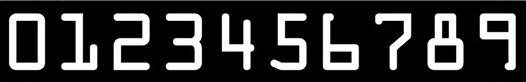
#> input picture Peoject1_Credit_Card_Recogniton/img/ref1.png, 526 x 82 px
$ python -i card_recog_final.py   (imports and definitions only)   (older library calls are emulated)
#> lines starting #> are read from the running program, lines starting #| are printed output that depends on the picture; after the words box and inside, x2 and y2 are one past the last pixel; in counts of white or black regions, pixels touching at a corner belong together
#> further down, picture is the input picture: shape (82, 526, 3); mean B, G, R 56.2, 56.2, 56.2
import cv2
import numpy as np
import argparse

#Part One: Arguments passing
parser = argparse.ArgumentParser(description='Recognise credit cards number (OCR) by Opencv')
# [4 lines not run here, left out]
#Example of args settings:
#"args":["-i","img/1.png","-r1","img/ref1.png","-r2","img/ref2.png"]
#PS: card1-3-->.png file; card 4-8-->.jpg file
# [1 line that did not run here, left out]

#Part Two: Packaging useful functions in each step
#Stage One: Create template
# [129 lines left out: functions template, tophat_thresh, blackhat, get_locs, match_template, match_template_blackhat and 1 more, not called in this run]

#Part THree: The main part
#step 1: selecting the correct reference and generating template for each digit
# [2 lines not run here, left out]
# [1 line that did not run here, left out]
# [1 line that did not run here, left out]
#step 2: image processing and template matching
# [1 line not run here, left out]
# [1 line that did not run here, left out]
# [1 line that did not run here, left out]
def find_roi(image,a=3):
#> called with a = 3
    rectKernel=cv2.getStructuringElement(cv2.MORPH_RECT,(9,3))
    blur = cv2.GaussianBlur(image, (5, 5), 0)
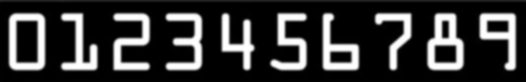
#> blur: shape (82, 526, 3); mean B, G, R 55.8, 55.8, 55.8
    canny = cv2.Canny(blur,200,250)
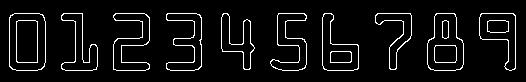
#> canny: shape (82, 526); 6% white in thin lines or dots, all inside (x1, y1, x2, y2) = (9, 13, 516, 71)
    dilation = cv2.dilate(canny, rectKernel)
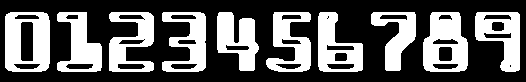
#> dilation: shape (82, 526); 36.2% white; 10 white regions
    cnt = cv2.findContours(dilation,cv2.RETR_EXTERNAL,cv2.CHAIN_APPROX_NONE)[0]
#> cnt = 10 contours; largest, box (x1, y1, x2, y2) and area: (5, 12, 50, 72) 2543, (423, 12, 468, 72) 2201, (318, 12, 363, 72) 1738, (475, 12, 520, 72) 1714, (109, 12, 154, 72) 1674
    locs = []
    for i in cnt:
        x,y,w,h = cv2.boundingRect(i)
        if w>60 and w<77 and h>22 and h<27:
            locs.append((x,y,w,h))
        locs = sorted(locs, key=lambda x: x[0], reverse=False)
#> this loop made 10 passes
#> (x, w, h) on passes 1 to 10: (475, 45, 60), (423, 45, 60), (371, 45, 59), (318, 45, 60), (266, 45, 60), (217, 42, 59), (162, 44, 60), (109, 45, 60), (57, 45, 60), (5, 45, 60)
#> after the loop, locs = []
    height = 0
    y_axis = 0
    for (x,y,w,h) in locs:
        height +=h
        y_axis += y
#> this loop made 0 passes
#> after the loop, height = 0; y_axis = 0
#> (the run stopped early here; a loop or call above may not have finished)
